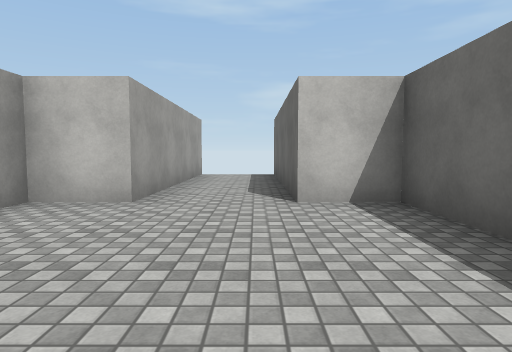
view 1 (above)

13 first-person views from a walk through a Unity game level. The camera is 1.2 m above the floor, tilts 4° down and sees 75° across. The floor is counted in squares, 2 m on a side. Each view is taken from the middle of a square. On the plan, view 1 faces up. The plan holds only what a view shows up to about 10 squares ahead; the rest is blank. Surface patterns are stand-ins for the level's own textures.

view 2
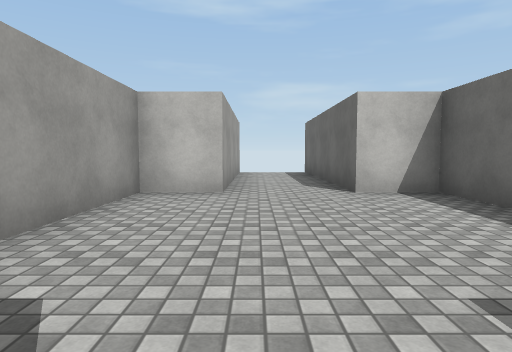

view 3
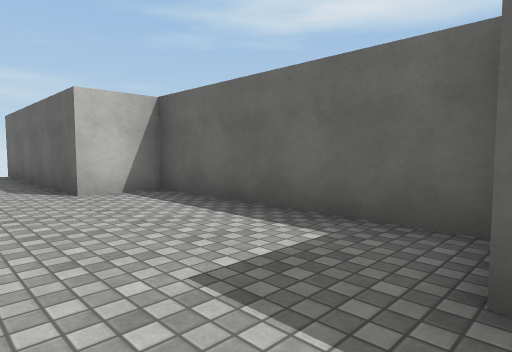

view 4
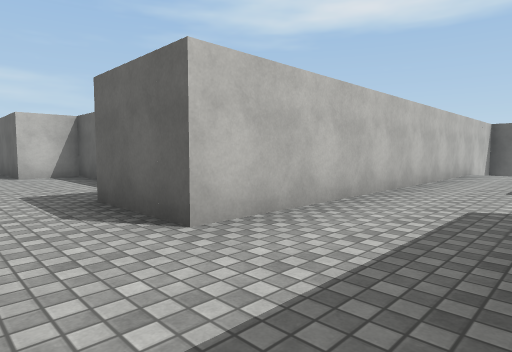

view 5
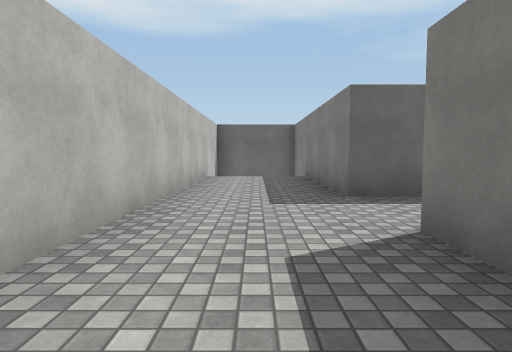

view 6
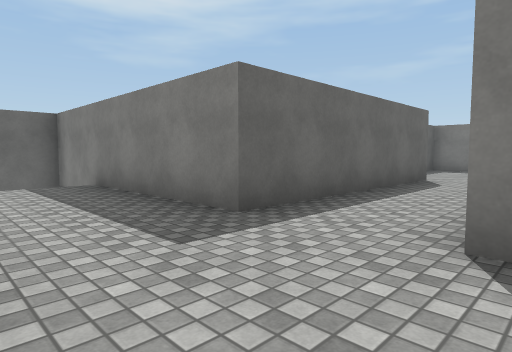

view 7
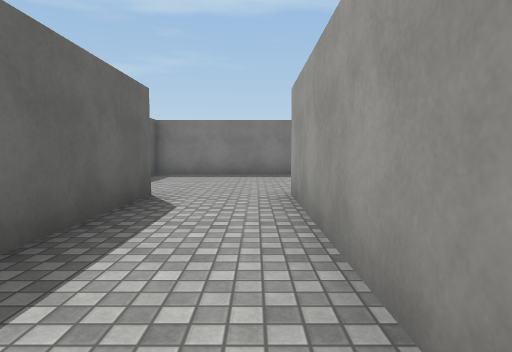

view 8
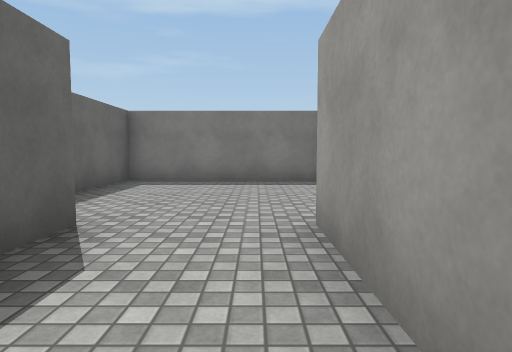

view 9
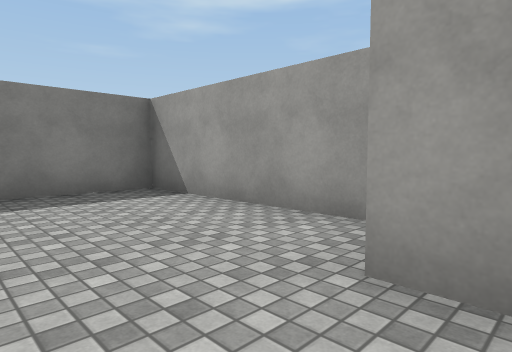

view 10
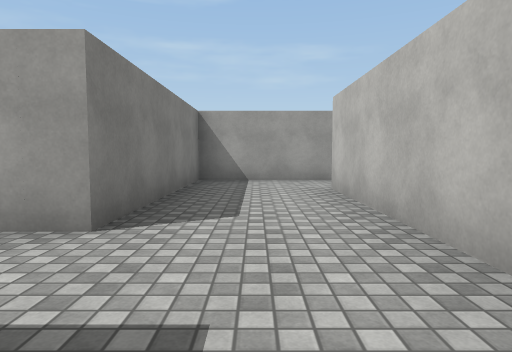

view 11
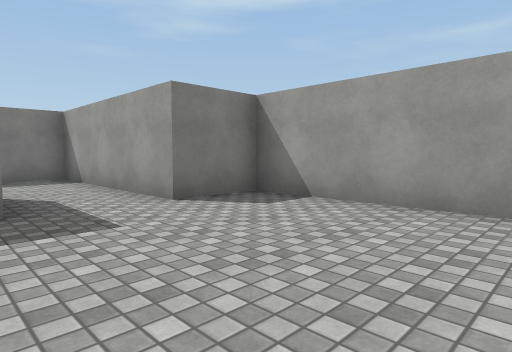

view 12
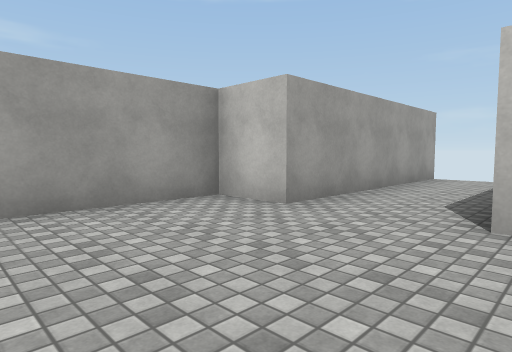

view 13
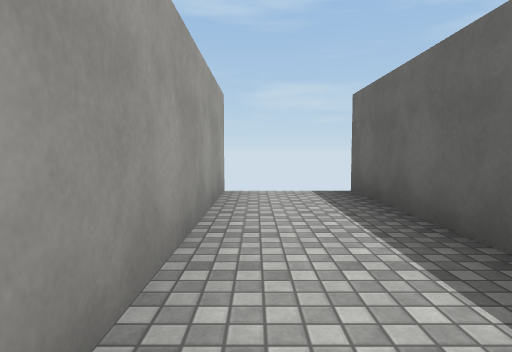

### Floor plan
Ten units are one square. View 1 is at (0, 0); x grows to the right and y downward. Boxes are objects, and circles mark ways between rooms. Rooms are numbered by the first view taken in them; rooms with no view inside come last. Other rooms are left out.
<svg viewBox="-32 -97 142 210">
<path fill="none" stroke="#000" d="M18 6 18 -40 5 -40 5 -92M5 28 5 8M-15 -92 -15 -40 -27 -40 -27 7 -13 7 -13 24M-13 24 -13 53 35 53 35 108M55 108 55 53 105 53M105 28 5 28"/>
<circle cx="-5" cy="15" r="3" fill="#2a7"/>
<text x="-10" y="-30">1</text>
<text x="40" y="50">2</text>
</svg>
Room 1 opens to room 2.

Where each view was taken, in squares from view 1:
view 1: 0 up, 0 right, facing up
view 2: 1 down, 1 left, facing up
view 3: 1 down, 1 left, facing up-right
view 4: 5 down, 1 left, facing up-right
view 5: 4 down, 1 right, facing right
view 6: 3 down, 3 right, facing down-right
view 7: 6 down, 4 right, facing down
view 8: 8 down, 4 right, facing down
view 9: 10 down, 5 right, facing down-left
view 10: 4 down, 6 right, facing left
view 11: 3 up, 1 right, facing down-left
view 12: 1 up, 1 right, facing up-left
view 13: 4 up, 1 left, facing up
